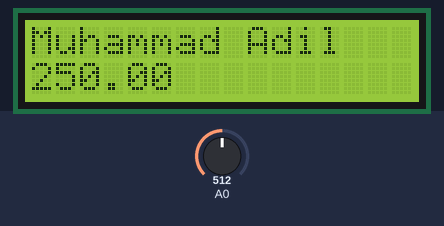
The sketch below on a simulated Arduino Uno, built with avr-gcc and run on an emulated ATmega328P. Shown: 16×2 character LCD. Inputs (shaded band) come from the test bench; at power-on: A0 = 512.

Above: at 1.2 s.
1.3 s: A0 set to 716
At 2.3 s:
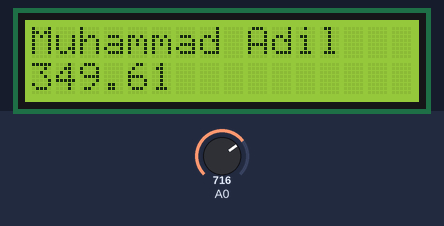
2.8 s: A0 set to 900
At 3.4 s:
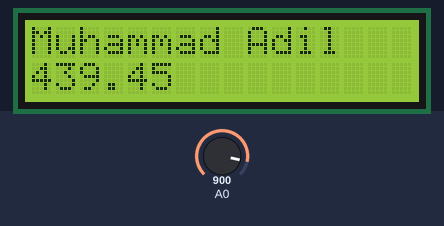
4.3 s: A0 set to 1023
At 4.6 s:
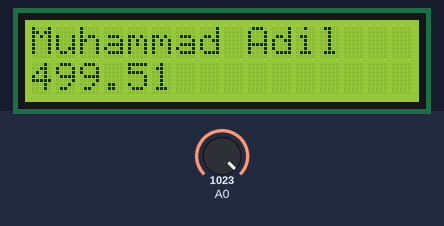
Timing chart, 0 to 7.3 s (numbered marks = the images above; inputs shaded):
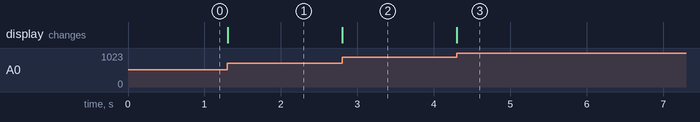

Measured:
- after the input at 1.3 s, the display: changes at once (image 1)
- after the input at 2.8 s, the display: changes at once (image 2)
- after the input at 4.3 s, the display: changes at once (image 3)

The sketch:

lcd.ino
```cpp
#include<LiquidCrystal.h>

float temp;
float value;
float final_value;
const int rs = 13, en = 12, d4 = 7, d5 = 6, d6 = 5, d7 = 4;
LiquidCrystal lcd(rs, en, d4, d5, d6, d7);

void setup() {

  lcd.begin(16, 2);
  lcd.print("Muhammad Adil");
  pinMode(A0, INPUT);
}

void loop() {

  lcd.setCursor(0, 1);

  temp = analogRead(A0);

  float value = temp*(5.0/1024.0)*100.0;

  lcd.print(value);

}
```
